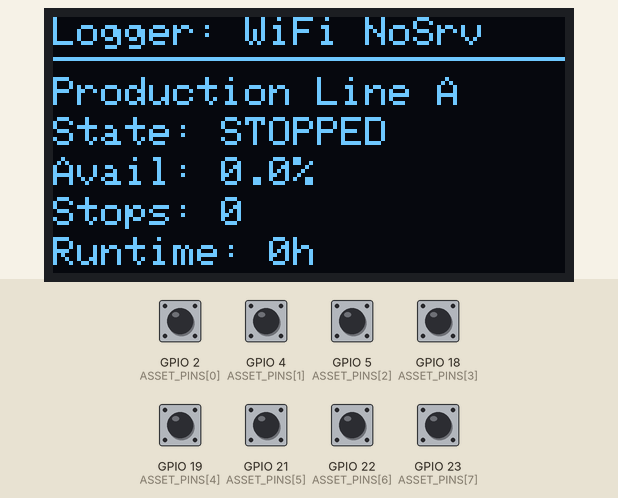
A sketch run on a simulated ESP32. Shown: 128×64 one-colour display. The inputs (shaded band) are chosen by the test bench; at power-on: GPIO 2 (ASSET_PINS[0]), GPIO 4 (ASSET_PINS[1]), GPIO 5 (ASSET_PINS[2]), GPIO 18 (ASSET_PINS[3]), GPIO 19 (ASSET_PINS[4]), GPIO 21 (ASSET_PINS[5]), GPIO 22 (ASSET_PINS[6]), GPIO 23 (ASSET_PINS[7]) HIGH. WiFi joins after 1.5 s; servers stay silent unless stated; uploads are accepted with an empty reply; the local clock reads 2024-03-15 10:24:30 at power-on unless the sketch sets it; storage starts empty; EEPROM starts erased; what the sketch prints to the serial monitor is not drawn.

Above: at 10.1 s.
10.2 s: GPIO 2 (ASSET_PINS[0]) pulled LOW for 1 s
At 12.4 s:
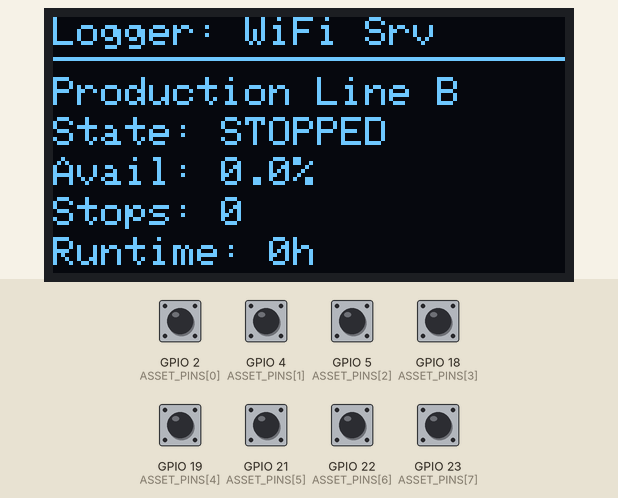
14.7 s: GPIO 19 (ASSET_PINS[4]) pulled LOW for 1 s
At 18.1 s:
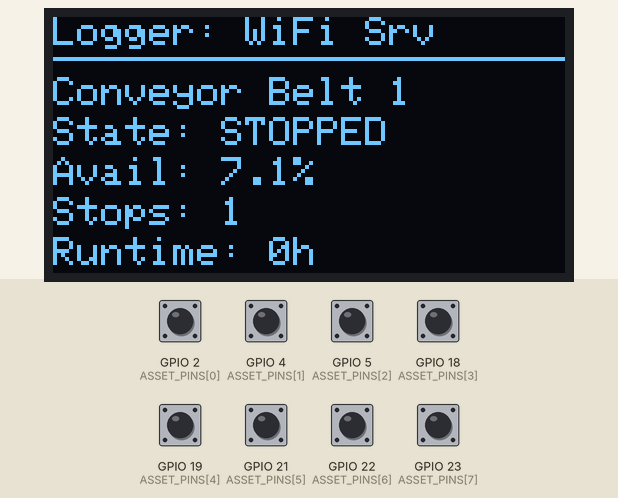
19.7 s: GPIO 22 (ASSET_PINS[6]) pulled LOW for 1 s
At 21.9 s:
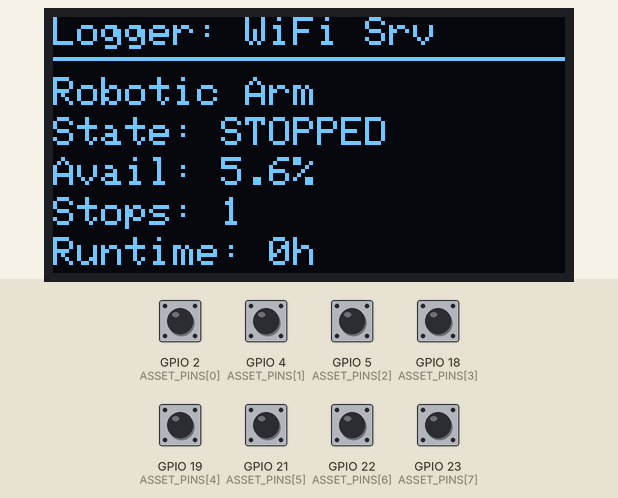
24.7 s: GPIO 2 (ASSET_PINS[0]) pulled LOW for 1 s
At 26.7 s:
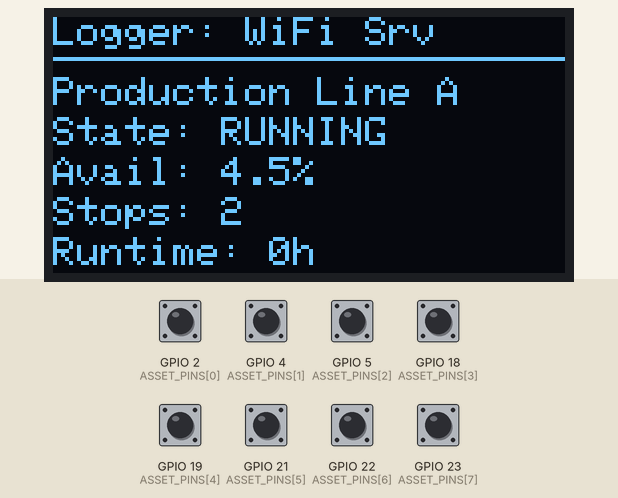
29.2 s: GPIO 18 (ASSET_PINS[3]) pulled LOW for 1 s
At 32.4 s:
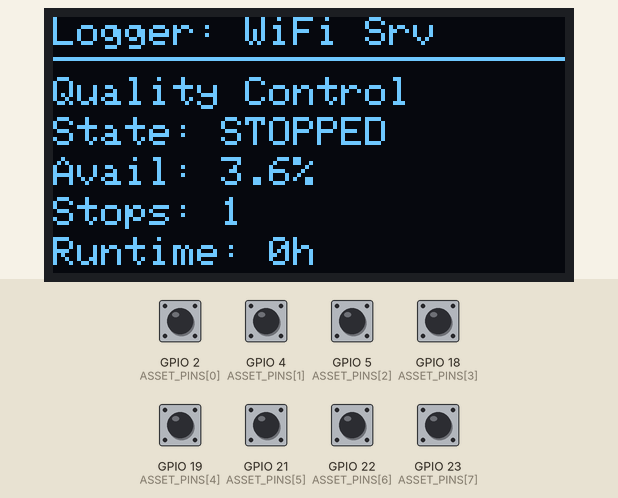
34.2 s: GPIO 21 (ASSET_PINS[5]) pulled LOW for 1 s
At 36.2 s:
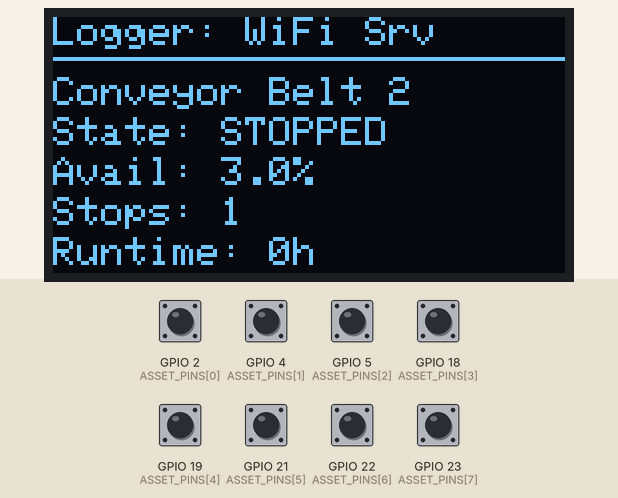
Timing chart, 0 to 37.7 s (numbered marks = the images above; inputs shaded):
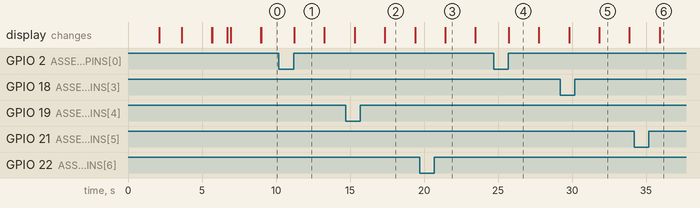

The sketch:

ESP32_AssetLogger_Enhanced.ino
```cpp
/*
 * Enhanced ESP32 Asset Logger with Real-time Server Integration
 *
 * This code combines the robust standalone functionality of V26 with
 * real-time server communication for centralized analytics and monitoring.
 *
 * Features:
 * - Standalone operation (works without server)
 * - Real-time asset state updates to server
 * - Automatic logger registration
 * - OLED display for local monitoring
 * - WiFi configuration portal
 * - Local data logging with SPIFFS
 * - Heartbeat monitoring
 * - Asset availability calculations
 */

#include <WiFi.h>
#include <WebServer.h>
#include <SPIFFS.h>
#include <Preferences.h>
#include <time.h>
#include <WiFiManager.h>
#include <HTTPClient.h>
#include <ArduinoJson.h>
#include <Wire.h>
#include <Adafruit_GFX.h>
#include <Adafruit_SSD1306.h>

// ===== CONFIGURATION =====
#define LOGGER_ID "ESP32_001"
#define LOGGER_NAME "Production Floor Logger"
#define FIRMWARE_VERSION "2.0.0"
#define WEB_APP_URL "http://192.168.1.100:5000"  // Update with your server IP

// OLED Configuration
#define SCREEN_WIDTH 128
#define SCREEN_HEIGHT 64
#define OLED_RESET -1
#define SCREEN_ADDRESS 0x3C

// Asset Configuration
#define MAX_ASSETS 8
const int ASSET_PINS[MAX_ASSETS] = {2, 4, 5, 18, 19, 21, 22, 23};
const char* ASSET_NAMES[MAX_ASSETS] = {
  "Production Line A",
  "Production Line B",
  "Packaging Unit",
  "Quality Control",
  "Conveyor Belt 1",
  "Conveyor Belt 2",
  "Robotic Arm",
  "Inspection Station"
};

// Timing Configuration
#define HEARTBEAT_INTERVAL 30000      // 30 seconds
#define STATE_UPDATE_INTERVAL 1000    // 1 second
#define DISPLAY_UPDATE_INTERVAL 2000  // 2 seconds
#define SHORT_STOP_THRESHOLD 300      // 5 minutes in seconds
#define LONG_STOP_THRESHOLD 1800      // 30 minutes in seconds

// ===== GLOBAL OBJECTS =====
Adafruit_SSD1306 display(SCREEN_WIDTH, SCREEN_HEIGHT, &Wire, OLED_RESET);
WebServer server(80);
Preferences preferences;
WiFiManager wifiManager;

// ===== DATA STRUCTURES =====
struct AssetState {
  String name;
  int pin;
  bool isRunning;
  bool lastState;
  unsigned long lastStateChange;
  unsigned long totalRuntime;
  unsigned long totalDowntime;
  int totalStops;
  bool isShortStop;
  float availabilityPercentage;
};

struct SystemState {
  bool wifiConnected;
  bool serverConnected;
  unsigned long lastHeartbeat;
  unsigned long lastServerUpdate;
  bool registeredWithServer;
  String ipAddress;
  int wifiRSSI;
};

// ===== GLOBAL VARIABLES =====
AssetState assets[MAX_ASSETS];
SystemState systemState;
unsigned long lastDisplayUpdate = 0;
unsigned long lastStateCheck = 0;
int currentDisplayAsset = 0;
bool displayInitialized = false;

// ===== SETUP FUNCTIONS =====
void setup() {
  Serial.begin(115200);
  Serial.println("\n=== Enhanced ESP32 Asset Logger Starting ===");

  // Initialize SPIFFS
  if (!SPIFFS.begin(true)) {
    Serial.println("SPIFFS Mount Failed");
    return;
  }

  // Initialize preferences
  preferences.begin("assetlogger", false);

  // Initialize OLED display
  initializeDisplay();

  // Initialize asset pins and states
  initializeAssets();

  // Setup WiFi connection
  setupWiFi();

  // Initialize time
  setupTime();

  // Setup web server for local access
  setupWebServer();

  // Register with server
  registerWithServer();

  Serial.println("=== Setup Complete ===");
  updateDisplay("System Ready", "All systems online");
}

void initializeDisplay() {
  if (!display.begin(SSD1306_SWITCHCAPVCC, SCREEN_ADDRESS)) {
    Serial.println("SSD1306 allocation failed");
    return;
  }

  displayInitialized = true;
  display.clearDisplay();
  display.setTextSize(1);
  display.setTextColor(SSD1306_WHITE);
  display.setCursor(0, 0);
  display.println("ESP32 Asset Logger");
  display.println("Initializing...");
  display.display();
  delay(2000);
}

void initializeAssets() {
  for (int i = 0; i < MAX_ASSETS; i++) {
    pinMode(ASSET_PINS[i], INPUT_PULLUP);

    assets[i].name = ASSET_NAMES[i];
    assets[i].pin = ASSET_PINS[i];
    assets[i].isRunning = false;
    assets[i].lastState = false;
    assets[i].lastStateChange = millis();
    assets[i].totalRuntime = 0;
    assets[i].totalDowntime = 0;
    assets[i].totalStops = 0;
    assets[i].isShortStop = false;
    assets[i].availabilityPercentage = 0.0;
  }

  Serial.println("Assets initialized");
}

void setupWiFi() {
  updateDisplay("WiFi Setup", "Connecting...");

  // Set custom parameters for WiFiManager
  wifiManager.setConfigPortalTimeout(300); // 5 minutes timeout
  wifiManager.setConnectTimeout(30);       // 30 seconds connect timeout

  // Try to connect to WiFi
  if (!wifiManager.autoConnect("ESP32-AssetLogger")) {
    Serial.println("Failed to connect to WiFi");
    updateDisplay("WiFi Failed", "Check config portal");
    delay(3000);
    ESP.restart();
  }

  systemState.wifiConnected = true;
  systemState.ipAddress = WiFi.localIP().toString();
  systemState.wifiRSSI = WiFi.RSSI();

  Serial.println("WiFi connected!");
  Serial.print("IP address: ");
  Serial.println(systemState.ipAddress);

  updateDisplay("WiFi Connected", systemState.ipAddress.c_str());
  delay(2000);
}

void setupTime() {
  updateDisplay("Time Sync", "Setting up NTP...");

  configTime(0, 0, "pool.ntp.org", "time.nist.gov");

  // Wait for time to be set
  int attempts = 0;
  while (time(nullptr) < 8 * 3600 * 2 && attempts < 20) {
    delay(500);
    attempts++;
  }

  if (time(nullptr) < 8 * 3600 * 2) {
    Serial.println("Failed to obtain time");
    updateDisplay("Time Sync Failed", "Using local time");
  } else {
    Serial.println("Time synchronized");
    updateDisplay("Time Synced", "NTP successful");
  }

  delay(1000);
}

void setupWebServer() {
  // Local web interface endpoints
  server.on("/", HTTP_GET, handleRoot);
  server.on("/status", HTTP_GET, handleStatus);
  server.on("/assets", HTTP_GET, handleAssets);
  server.on("/config", HTTP_GET, handleConfig);
  server.on("/reset", HTTP_POST, handleReset);

  server.begin();
  Serial.println("Local web server started on port 80");
}

// ===== MAIN LOOP =====
void loop() {
  // Handle web server requests
  server.handleClient();

  // Check asset states
  if (millis() - lastStateCheck >= STATE_UPDATE_INTERVAL) {
    checkAssetStates();
    lastStateCheck = millis();
  }

  // Update display
  if (millis() - lastDisplayUpdate >= DISPLAY_UPDATE_INTERVAL) {
    updateDisplayCycle();
    lastDisplayUpdate = millis();
  }

  // Send heartbeat to server
  if (millis() - systemState.lastHeartbeat >= HEARTBEAT_INTERVAL) {
    sendHeartbeat();
    systemState.lastHeartbeat = millis();
  }

  // Check WiFi connection
  if (WiFi.status() != WL_CONNECTED) {
    systemState.wifiConnected = false;
    Serial.println("WiFi disconnected, attempting reconnection...");
    WiFi.reconnect();
  } else if (!systemState.wifiConnected) {
    systemState.wifiConnected = true;
    systemState.ipAddress = WiFi.localIP().toString();
    Serial.println("WiFi reconnected");
  }

  delay(100); // Small delay to prevent watchdog issues
}

// ===== ASSET MONITORING =====
void checkAssetStates() {
  for (int i = 0; i < MAX_ASSETS; i++) {
    bool currentState = digitalRead(assets[i].pin) == LOW; // Assuming LOW = running

    if (currentState != assets[i].lastState) {
      // State change detected
      unsigned long now = millis();
      unsigned long duration = (now - assets[i].lastStateChange) / 1000; // Convert to seconds

      // Update runtime/downtime based on previous state
      if (assets[i].lastState) {
        assets[i].totalRuntime += duration;
      } else {
        assets[i].totalDowntime += duration;
        if (currentState) { // Transitioning from stopped to running
          assets[i].totalStops++;
          assets[i].isShortStop = duration <= SHORT_STOP_THRESHOLD;
        }
      }

      // Calculate availability
      unsigned long totalTime = assets[i].totalRuntime + assets[i].totalDowntime;
      if (totalTime > 0) {
        assets[i].availabilityPercentage = (float)assets[i].totalRuntime / totalTime * 100.0;
      }

      // Update state
      assets[i].lastState = currentState;
      assets[i].isRunning = currentState;
      assets[i].lastStateChange = now;

      // Log the change
      String stateStr = currentState ? "RUNNING" : "STOPPED";
      Serial.printf("Asset %s changed to %s (duration: %lu seconds)\n",
                   assets[i].name.c_str(), stateStr.c_str(), duration);

      // Send update to server
      sendAssetStateUpdate(i, duration);

      // Log to local storage
      logEventToSPIFFS(i, stateStr, duration);
    }
  }
}

void sendAssetStateUpdate(int assetIndex, unsigned long duration) {
  if (!systemState.wifiConnected) return;

  HTTPClient http;
  http.begin(String(WEB_APP_URL) + "/api/asset-state");
  http.addHeader("Content-Type", "application/json");

  // Create JSON payload
  StaticJsonDocument<300> doc;
  doc["logger_id"] = LOGGER_ID;
  doc["pin_number"] = assets[assetIndex].pin;
  doc["is_running"] = assets[assetIndex].isRunning;
  doc["timestamp"] = getISOTimestamp();

  String payload;
  serializeJson(doc, payload);

  int httpResponseCode = http.POST(payload);

  if (httpResponseCode > 0) {
    if (httpResponseCode == 200) {
      systemState.serverConnected = true;
      systemState.lastServerUpdate = millis();
      Serial.printf("Asset state update sent successfully for %s\n", assets[assetIndex].name.c_str());
    } else {
      Serial.printf("Server responded with code: %d\n", httpResponseCode);
    }
  } else {
    systemState.serverConnected = false;
    Serial.printf("Error sending asset state update: %s\n", http.errorToString(httpResponseCode).c_str());
  }

  http.end();
}

// ===== SERVER COMMUNICATION =====
void registerWithServer() {
  if (!systemState.wifiConnected) return;

  updateDisplay("Server Reg", "Registering...");

  HTTPClient http;
  http.begin(String(WEB_APP_URL) + "/api/device/register");
  http.addHeader("Content-Type", "application/json");

  // Create registration payload
  StaticJsonDocument<400> doc;
  doc["logger_id"] = LOGGER_ID;
  doc["logger_name"] = LOGGER_NAME;
  doc["firmware_version"] = FIRMWARE_VERSION;
  doc["ip_address"] = systemState.ipAddress;
  doc["description"] = "Enhanced ESP32 Asset Logger with real-time monitoring";
  doc["location"] = "Production Floor";
  doc["heartbeat_interval"] = HEARTBEAT_INTERVAL / 1000;

  String payload;
  serializeJson(doc, payload);

  int httpResponseCode = http.POST(payload);

  if (httpResponseCode > 0) {
    String response = http.getString();
    if (httpResponseCode == 200 || httpResponseCode == 201) {
      systemState.registeredWithServer = true;
      Serial.println("Successfully registered with server");
      updateDisplay("Registered", "Server connected");
    } else {
      Serial.printf("Registration failed with code: %d\n", httpResponseCode);
      Serial.println("Response: " + response);
      updateDisplay("Reg Failed", "Check server");
    }
  } else {
    Serial.printf("Registration error: %s\n", http.errorToString(httpResponseCode).c_str());
    updateDisplay("Reg Error", "Network issue");
  }

  http.end();
  delay(2000);
}

void sendHeartbeat() {
  if (!systemState.wifiConnected || !systemState.registeredWithServer) return;

  HTTPClient http;
  http.begin(String(WEB_APP_URL) + "/api/device/heartbeat");
  http.addHeader("Content-Type", "application/json");

  StaticJsonDocument<300> doc;
  doc["logger_id"] = LOGGER_ID;
  doc["status"] = "online";
  doc["firmware_version"] = FIRMWARE_VERSION;
  doc["wifi_rssi"] = WiFi.RSSI();
  doc["free_heap"] = ESP.getFreeHeap();
  doc["uptime"] = millis() / 1000;

  String payload;
  serializeJson(doc, payload);

  int httpResponseCode = http.POST(payload);

  if (httpResponseCode == 200) {
    systemState.serverConnected = true;
    Serial.println("Heartbeat sent successfully");
  } else {
    systemState.serverConnected = false;
    Serial.printf("Heartbeat failed with code: %d\n", httpResponseCode);
  }

  http.end();
}

// ===== DISPLAY FUNCTIONS =====
void updateDisplay(const char* title, const char* message) {
  if (!displayInitialized) return;

  display.clearDisplay();
  display.setTextSize(1);
  display.setTextColor(SSD1306_WHITE);

  // Title
  display.setCursor(0, 0);
  display.println(title);
  display.drawLine(0, 10, SCREEN_WIDTH, 10, SSD1306_WHITE);

  // Message
  display.setCursor(0, 15);
  display.println(message);

  display.display();
}

void updateDisplayCycle() {
  if (!displayInitialized) return;

  display.clearDisplay();
  display.setTextSize(1);
  display.setTextColor(SSD1306_WHITE);

  // Header with system status
  display.setCursor(0, 0);
  display.print("Logger: ");
  display.print(systemState.wifiConnected ? "WiFi" : "NoWiFi");
  display.print(" ");
  display.println(systemState.serverConnected ? "Srv" : "NoSrv");
  display.drawLine(0, 10, SCREEN_WIDTH, 10, SSD1306_WHITE);

  // Show current asset
  if (currentDisplayAsset < MAX_ASSETS) {
    AssetState& asset = assets[currentDisplayAsset];

    display.setCursor(0, 15);
    display.println(asset.name);

    display.setCursor(0, 25);
    display.print("State: ");
    display.println(asset.isRunning ? "RUNNING" : "STOPPED");

    display.setCursor(0, 35);
    display.print("Avail: ");
    display.print(asset.availabilityPercentage, 1);
    display.println("%");

    display.setCursor(0, 45);
    display.print("Stops: ");
    display.println(asset.totalStops);

    display.setCursor(0, 55);
    display.print("Runtime: ");
    display.print(asset.totalRuntime / 3600);
    display.println("h");
  }

  display.display();

  // Cycle to next asset
  currentDisplayAsset = (currentDisplayAsset + 1) % MAX_ASSETS;
}

// ===== WEB SERVER HANDLERS =====
void handleRoot() {
  String html = "<!DOCTYPE html><html><head><title>ESP32 Asset Logger</title>";
  html += "<meta name='viewport' content='width=device-width, initial-scale=1'>";
  html += "<style>body{font-family:Arial;margin:20px;} .asset{border:1px solid #ccc;margin:10px;padding:10px;} .running{background:#d4edda;} .stopped{background:#f8d7da;}</style>";
  html += "</head><body>";
  html += "<h1>ESP32 Asset Logger</h1>";
  html += "<h2>System Status</h2>";
  html += "<p>WiFi: " + String(systemState.wifiConnected ? "Connected" : "Disconnected") + "</p>";
  html += "<p>Server: " + String(systemState.serverConnected ? "Connected" : "Disconnected") + "</p>";
  html += "<p>IP: " + systemState.ipAddress + "</p>";
  html += "<p>RSSI: " + String(WiFi.RSSI()) + " dBm</p>";
  html += "<h2>Assets</h2>";

  for (int i = 0; i < MAX_ASSETS; i++) {
    String cssClass = assets[i].isRunning ? "asset running" : "asset stopped";
    html += "<div class='" + cssClass + "'>";
    html += "<h3>" + assets[i].name + "</h3>";
    html += "<p>State: " + String(assets[i].isRunning ? "RUNNING" : "STOPPED") + "</p>";
    html += "<p>Availability: " + String(assets[i].availabilityPercentage, 1) + "%</p>";
    html += "<p>Total Stops: " + String(assets[i].totalStops) + "</p>";
    html += "<p>Runtime: " + String(assets[i].totalRuntime / 3600) + " hours</p>";
    html += "<p>Downtime: " + String(assets[i].totalDowntime / 3600) + " hours</p>";
    html += "</div>";
  }

  html += "<p><a href='/config'>Configuration</a> | <a href='/status'>Status</a></p>";
  html += "</body></html>";

  server.send(200, "text/html", html);
}

void handleStatus() {
  StaticJsonDocument<1000> doc;

  doc["system"]["wifi_connected"] = systemState.wifiConnected;
  doc["system"]["server_connected"] = systemState.serverConnected;
  doc["system"]["ip_address"] = systemState.ipAddress;
  doc["system"]["wifi_rssi"] = WiFi.RSSI();
  doc["system"]["free_heap"] = ESP.getFreeHeap();
  doc["system"]["uptime"] = millis() / 1000;

  JsonArray assetsArray = doc.createNestedArray("assets");
  for (int i = 0; i < MAX_ASSETS; i++) {
    JsonObject asset = assetsArray.createNestedObject();
    asset["name"] = assets[i].name;
    asset["pin"] = assets[i].pin;
    asset["is_running"] = assets[i].isRunning;
    asset["availability_percentage"] = assets[i].availabilityPercentage;
    asset["total_runtime"] = assets[i].totalRuntime;
    asset["total_downtime"] = assets[i].totalDowntime;
    asset["total_stops"] = assets[i].totalStops;
  }

  String response;
  serializeJson(doc, response);
  server.send(200, "application/json", response);
}

void handleAssets() {
  handleStatus(); // Same as status for now
}

void handleConfig() {
  String html = "<!DOCTYPE html><html><head><title>Configuration</title>";
  html += "<meta name='viewport' content='width=device-width, initial-scale=1'>";
  html += "</head><body>";
  html += "<h1>Configuration</h1>";
  html += "<p>Logger ID: " + String(LOGGER_ID) + "</p>";
  html += "<p>Logger Name: " + String(LOGGER_NAME) + "</p>";
  html += "<p>Firmware Version: " + String(FIRMWARE_VERSION) + "</p>";
  html += "<p>Server URL: " + String(WEB_APP_URL) + "</p>";
  html += "<form action='/reset' method='post'>";
  html += "<button type='submit'>Reset WiFi Settings</button>";
  html += "</form>";
  html += "<p><a href='/'>Back to Home</a></p>";
  html += "</body></html>";

  server.send(200, "text/html", html);
}

void handleReset() {
  wifiManager.resetSettings();
  server.send(200, "text/html", "WiFi settings reset. Device will restart.");
  delay(1000);
  ESP.restart();
}

// ===== UTILITY FUNCTIONS =====
String getISOTimestamp() {
  time_t now;
  time(&now);
  struct tm timeinfo;
  gmtime_r(&now, &timeinfo);

  char buffer[30];
  strftime(buffer, sizeof(buffer), "%Y-%m-%dT%H:%M:%S.000Z", &timeinfo);
  return String(buffer);
}

void logEventToSPIFFS(int assetIndex, String state, unsigned long duration) {
  File file = SPIFFS.open("/events.log", FILE_APPEND);
  if (file) {
    String logEntry = getISOTimestamp() + "," + assets[assetIndex].name + "," + state + "," + String(duration) + "\n";
    file.print(logEntry);
    file.close();
  }
}
```

Measured:
- after the input at 10.2 s, the display: changes after 1.0 s (image 1)
- after the input at 24.7 s, the display: changes after 1.0 s (image 4)
- what the display in image 1 shows lasts 2.1 s, from 11.2 s to 13.3 s
